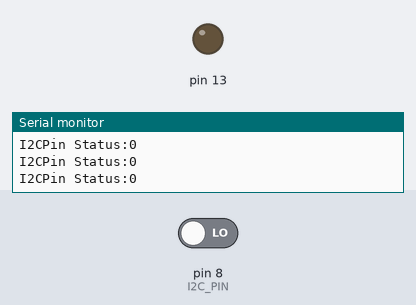
Simulated run of this sketch. Board: Arduino Uno, built with avr-gcc and run on an emulated ATmega328P. Parts: output pins drawn as LEDs (lit = HIGH), the last lines printed to the serial monitor. The test bench sets the inputs (shaded band); at power-on: pin 8 (I2C_PIN) LOW.

Above: at 1.2 s.
1.3 s: pin 8 (I2C_PIN) driven HIGH
At 2.5 s:
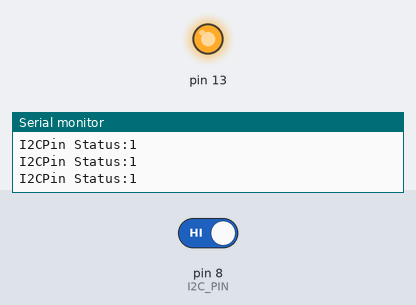
2.8 s: pin 8 (I2C_PIN) driven LOW
At 3.8 s:
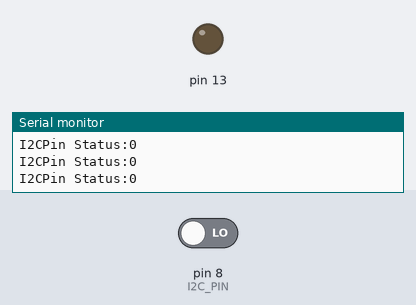
Timing chart, 0 to 5.8 s (numbered marks = the images above; inputs shaded):
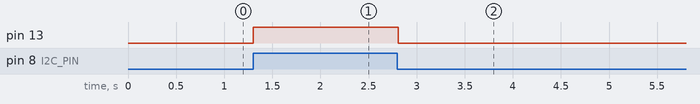

Measured:
- after the input at 1.3 s, pin 13: LOW → HIGH at once
- after the input at 2.8 s, pin 13: HIGH → LOW at once

The sketch:

I2CSenderArduino.ino
```cpp
#include <Wire.h>
#define SLAVE_ADDRESS 0x04 // RPi Address for I2C Communication
#define I2C_PIN 8

int state = 0;
int ReceiveCount = 0;

void setup() {
  pinMode(13, OUTPUT);
  pinMode(I2C_PIN, INPUT);
  Serial.begin(9600); // start serial for output
  // initialize i2c as slave
  Wire.begin(SLAVE_ADDRESS);
  // Init data
  state = 0;
  ReceiveCount = 0;
  Serial.println("Ready!");

}


void loop() {

  state = digitalRead(I2C_PIN);
  Serial.print("I2CPin Status:");
  Serial.println(state);
  if (state == HIGH) {
    ReceiveCount++;
    if (ReceiveCount == 1) { // Only one time send to I2C
      Wire.write(5); // send to RPi
      digitalWrite(13, HIGH); // set the LED on
      Serial.println("Sent(just one time print)");
    }

    if (ReceiveCount > 1 && ReceiveCount > 100) {
      ReceiveCount = 2;
    }

  } else {
    digitalWrite(13, LOW); // set the LED on
    ReceiveCount = 0;
  }

  delay(100);
}
```
